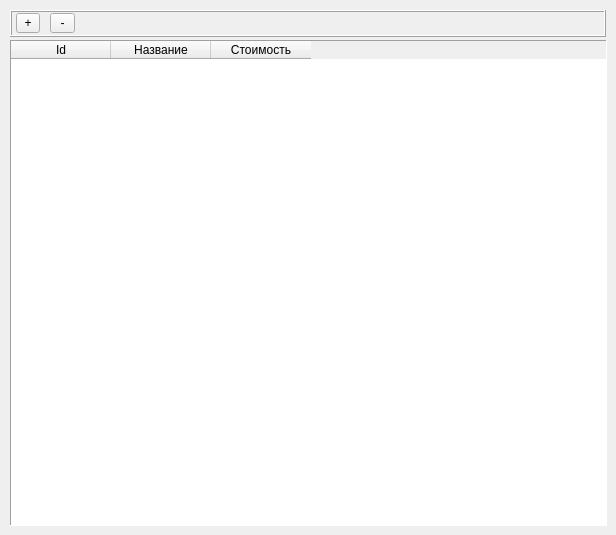
     <widget class="QWidget" name="tab_6">
      <attribute name="title">
       <string>Разовые услуги</string>
      </attribute>
      <widget class="QTableWidget" name="onetime_tableWidget">
       <property name="geometry">
        <rect>
         <x>10</x>
         <y>40</y>
         <width>597</width>
         <height>486</height>
        </rect>
       </property>
       <property name="frameShape">
        <enum>QFrame::Panel</enum>
       </property>
       <property name="selectionMode">
        <enum>QAbstractItemView::SingleSelection</enum>
       </property>
       <property name="selectionBehavior">
        <enum>QAbstractItemView::SelectRows</enum>
       </property>
       <property name="verticalScrollMode">
        <enum>QAbstractItemView::ScrollPerPixel</enum>
       </property>
       <property name="horizontalScrollMode">
        <enum>QAbstractItemView::ScrollPerPixel</enum>
       </property>
       <property name="gridStyle">
        <enum>Qt::DotLine</enum>
       </property>
       <column>
        <property name="text">
         <string>Id</string>
        </property>
       </column>
       <column>
        <property name="text">
         <string>Название</string>
        </property>
       </column>
       <column>
        <property name="text">
         <string>Стоимость</string>
        </property>
       </column>
      </widget>
      <widget class="QFrame" name="onetime_panel">
       <property name="geometry">
        <rect>
         <x>10</x>
         <y>10</y>
         <width>596</width>
         <height>27</height>
        </rect>
       </property>
       <property name="frameShape">
        <enum>QFrame::Box</enum>
       </property>
       <property name="frameShadow">
        <enum>QFrame::Raised</enum>
       </property>
       <widget class="QToolButton" name="del_onetime_button">
        <property name="geometry">
         <rect>
          <x>40</x>
          <y>3</y>
          <width>25</width>
          <height>20</height>
         </rect>
        </property>
        <property name="text">
         <string>-</string>
        </property>
       </widget>
       <widget class="QToolButton" name="add_onetime_button">
        <property name="geometry">
         <rect>
          <x>6</x>
          <y>3</y>
          <width>24</width>
          <height>20</height>
         </rect>
        </property>
        <property name="text">
         <string>+</string>
        </property>
       </widget>
      </widget>
     </widget>
